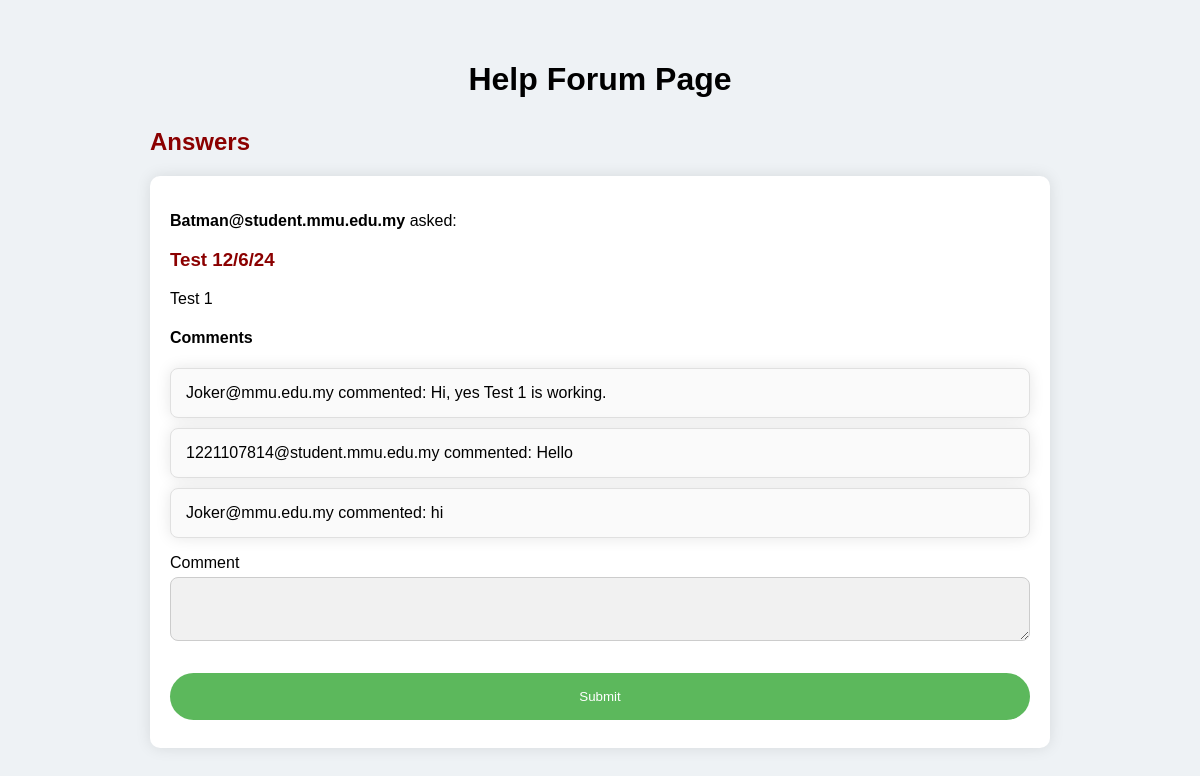
Page /help_forum/7 on the committed database.
### app.py (models this page shows)
class Question(db.Model):
    id = db.Column(db.Integer, primary_key=True)
    question = db.Column(db.String(500), nullable=False)
    email = db.Column(db.String(90), nullable=False)
    description = db.Column(db.Text, nullable=False)

class Comment(db.Model):
    id = db.Column(db.Integer, primary_key=True)
    question = db.relationship('Question', backref=db.backref('comments', lazy=True))
    email = db.Column(db.String(90), nullable=False)
    question_id = db.Column(db.Integer, db.ForeignKey('question.id'), nullable=False)
    comment = db.Column(db.Text, nullable=False)

### app.py (the view)
@app.route('/help_forum/<int:question_id>', methods=['GET', 'POST'])
def help_forum(question_id):
    question = Question.query.get_or_404(question_id)
    form = CommentForm()
    if form.validate_on_submit():
        comment = Comment(email=current_user.email, comment=form.comment.data, question_id=question.id)
        db.session.add(comment)
        db.session.commit()
        flash('Your comment already posted!', 'success')
        return redirect(url_for('help_forum', question_id=question.id))
    comments = Comment.query.filter_by(question_id=question.id).all()
    return render_template('help_forum.html', question=question, comments=comments, form=form)

### app.py
class CommentForm(FlaskForm): #Used FlaskForm to create the text box for Comment
    comment = TextAreaField('Comment', validators=[DataRequired()])
    submit = SubmitField('Submit')

### templates/help_forum.html (shortened to what this page needs)
<!DOCTYPE html>
<html lang="en">
<head>
    <link rel="stylesheet" href="{{ url_for('static', filename='help_forum.css') }}">
</head>
<body>
    <h1>Help Forum Page</h1>
    <h2>Answers</h2>
    <div class="container">
        <p><strong>{{ question.email }}</strong> asked:</p>
        <h3>{{ question.question }}</h3>
        <p>{{ question.description }}</p>
        <h4>Comments</h4>
        <ul>
            {% for comment in comments %}
                <li>{{ comment.email }} commented: {{ comment.comment }}</li>
            {% endfor %}
        </ul>
        <form method="POST">
            <div>
                {{ form.comment.label }}
                {{ form.comment(class_="input") }}
            </div>
            <div>
                {{ form.submit(class_="helpbtn") }}
            </div>
        </form>
    </div>
</body>
</html>

### static/help_forum.css (style rules this page uses)
body { font-family: Arial, Helvetica, sans-serif; background-color: #eef2f5; max-width: 900px; margin: 0 auto; padding-top: 40px; padding-bottom: 40px; }
* { box-sizing: border-box; }
.container { padding: 10px; padding: 20px; background-color: #fff; border-radius: 10px; box-shadow: 0 0 15px rgba(0, 0, 0, 0.1); margin-bottom: 20px; }
h1 { color: black; text-align: center; margin-bottom: 30px; }
h2 { color: darkred; margin-top: 30px; }
h3 { color: darkred; }
ul { list-style-type: none; padding: 0; }
ul li { background: #fafafa; padding: 15px; border-radius: 8px; margin-bottom: 10px; border: 1px solid #e0e0e0; box-shadow: 0 0 15px rgba(0, 0, 0, 0.1); }
p { height: auto; width: auto; }
input[type=text], textarea { width: 100%; padding: 15px; margin: 5px 0 20px 0; display: inline-block; border: 1px solid #ccc; background: #f1f1f1; border-radius: 8px; font-size: 14px; }
.helpbtn { background-color: #5cb85c; color: white; padding: 16px 20px; margin: 8px 0; border: none; cursor: pointer; width: 100%; border-radius: 25px; }

### rows in the picture
Question: email "Batman@student.mmu.edu.my", question "Test 12/6/24", description "Test 1"
Comment: email "Joker@mmu.edu.my", comment "Hi, yes Test 1 is working."
Comment: email "1221107814@student.mmu.edu.my", comment "Hello"
Comment: email "Joker@mmu.edu.my", comment "hi"
